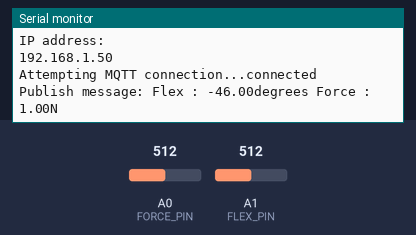
The sketch below on a simulated Arduino Leonardo, built with avr-gcc and run on an emulated ATmega32U4. Shown: the last lines printed to the serial monitor. The test bench sets the inputs (shaded band); at power-on: A0 (FORCE_PIN) = 512, A1 (FLEX_PIN) = 512. WiFi joins after 1.5 s; servers stay silent unless stated; random numbers use the default seed unless the sketch sets one; no MQTT or app messages arrive unless stated.

Above: at 2.7 s.
2.8 s: A0 (FORCE_PIN) set to 0
At 7.5 s:
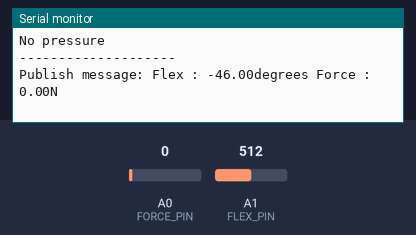
13.0 s: A1 (FLEX_PIN) set to 716
At 17.8 s:
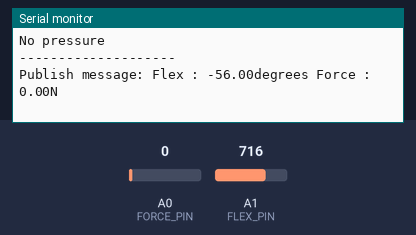
19.0 s: A1 (FLEX_PIN) set to 900
At 23.0 s:
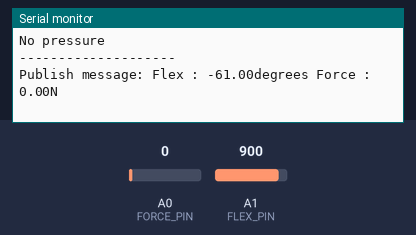
25.0 s: A0 (FORCE_PIN) set to 511
At 28.1 s:
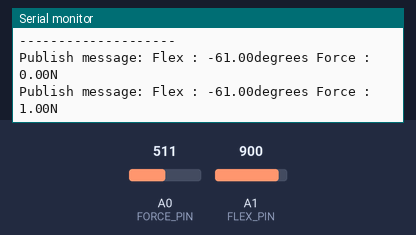
Timing chart, 0 to 29.6 s (numbered marks = the images above; inputs shaded):
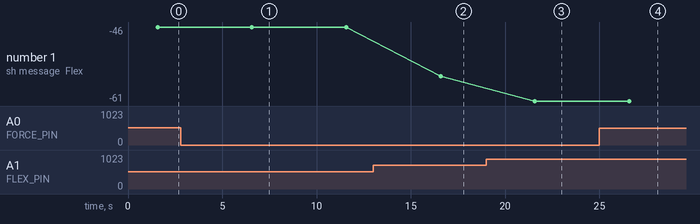

Measured:
- after the input at 2.8 s, the serial monitor: prints a new line after 3.8 s (image 1)
- after the input at 13.0 s, the serial monitor: prints a new line after 3.6 s (image 2)
- after the input at 19.0 s, the serial monitor: prints a new line after 2.6 s (image 3)
- after the input at 25.0 s, the serial monitor: prints a new line after 1.6 s (image 4)
- plotted number 1: -46 → -56 after the input at 13.0 s, -56 → -61 after the input at 19.0 s

The sketch:

mqtt_pub.ino
```cpp
#include "WiFiEsp.h"
#include "PubSubClient.h"
// Emulate Serial1 on pins 6/7 if not present
#ifndef HAVE_HWSERIAL1
#include "SoftwareSerial.h"
SoftwareSerial Serial(6, 7); // RX, TX
#endif
// Update these with values suitable for your network.
const char* ssid = "SK_WiFi58DA";
const char* password = "1501035687";
const char* mqtt_server = "192.168.35.235"; // wifi ipv4
WiFiEspClient esp8266client;
PubSubClient client(esp8266client);
long lastMsg = 0;
long fsrForce;
char msg[50];
String packet;
float Flex, Force;
int fsrReading, fsrVoltage;
unsigned long fsrResistance, fsrConductance;
const int FORCE_PIN = A0;
const int FLEX_PIN = A1;
const float VCC = 5; // Measured voltage of Ardunio 5V line
const float R_DIV = 10000.0; // Measured resistance of your resistor
// Upload the code, then try to adjust these values to more accurately calculate bend degree.
const float STRAIGHT_RESISTANCE = 37300.0; // resistance when straight
const float BEND_RESISTANCE = 90000.0; // resistance at 90 deg
void setup() {
 pinMode(FLEX_PIN,INPUT);
 pinMode(FORCE_PIN,INPUT);
 Serial.begin(9600);
 Serial1.begin(9600);
 WiFi.init(&Serial1);
 setup_wifi();
 client.setServer(mqtt_server, 1883);
}
void setup_wifi() {
 delay(10);
 // We start by connecting to a WiFi network
 Serial.println();
 Serial.print("Connecting to ");
 Serial.println(ssid);
 WiFi.begin(ssid, password);
 while (WiFi.status() != WL_CONNECTED) {
 delay(500);
 Serial.print(".");
 }
 randomSeed(micros());
 Serial.println("");
 Serial.println("WiFi connected");
 Serial.println("IP address: ");
 Serial.println(WiFi.localIP());
}
void reconnect() {
 // Loop until we're reconnected
 while (!client.connected()) {
 Serial.print("Attempting MQTT connection...");
 // Create a random client ID
 String clientId = "ESP8266Client-";
 clientId += String(random(0xffff ), HEX);
 // Attempt to connect
 if (client.connect(clientId.c_str())) {
 Serial.println("connected");
 } else {
 Serial.print("failed, rc=");
 Serial.print(client.state());
 Serial.println(" try again in 5 seconds");
 // Wait 5 seconds before retrying
 delay(5000);
 }
 }
}
float get_flex(){

 // Read the ADC, and calculate voltage and resistance from it
 int flexADC = analogRead(FLEX_PIN);
 float flexV = flexADC * VCC / 1023.0;
 float flexR = R_DIV * (VCC / flexV - 1.0);
 // Use the calculated resistance to estimate the sensor's bend angle:
 float angle = map(flexR, STRAIGHT_RESISTANCE, BEND_RESISTANCE, 0, 90.0);
 return(angle);

 }
float get_force() {
 fsrReading = analogRead(FORCE_PIN);
 fsrVoltage = map(fsrReading, 0, 1023, 0, 5000);

 if (fsrVoltage == 0) {
 Serial.println("No pressure");
 } else {
 // The voltage = Vcc * R / (R + FSR) where R = 10K and Vcc = 5V
 // so FSR = ((Vcc - V) * R) / V
 fsrResistance = 5000 - fsrVoltage; // fsrVoltage is in millivolts so 5V = 5000mV
 fsrResistance *= 10000; // 10K resistor
 fsrResistance /= fsrVoltage;
 fsrConductance = 1000000; // we measure in micromhos so
 fsrConductance /= fsrResistance;
 // Use the two FSR guide graphs to approximate the force
 if (fsrConductance <= 1000) {
 fsrForce = fsrConductance / 80;
 return(fsrForce);
 } else {
 fsrForce = fsrConductance - 1000;
 fsrForce /= 30;
 return(fsrForce);
 }
 }
 Serial.println("--------------------");
 }
void loop() {
 Flex = get_flex();
 Force = get_force();
 if (!client.connected()) {
 reconnect();
 }
 client.loop();
 long now = millis();
 if (now - lastMsg > 000) {
 lastMsg = now;
 packet = "Flex : " + String(Flex) + "degrees "+ "Force : " + String(Force) + "N";
 packet.toCharArray(msg,50);
 Serial.print("Publish message: ");
 Serial.println(msg);
 Serial.println();
 client.publish("yuri/Sensor",msg);
 delay(5000);
 }
}
```
